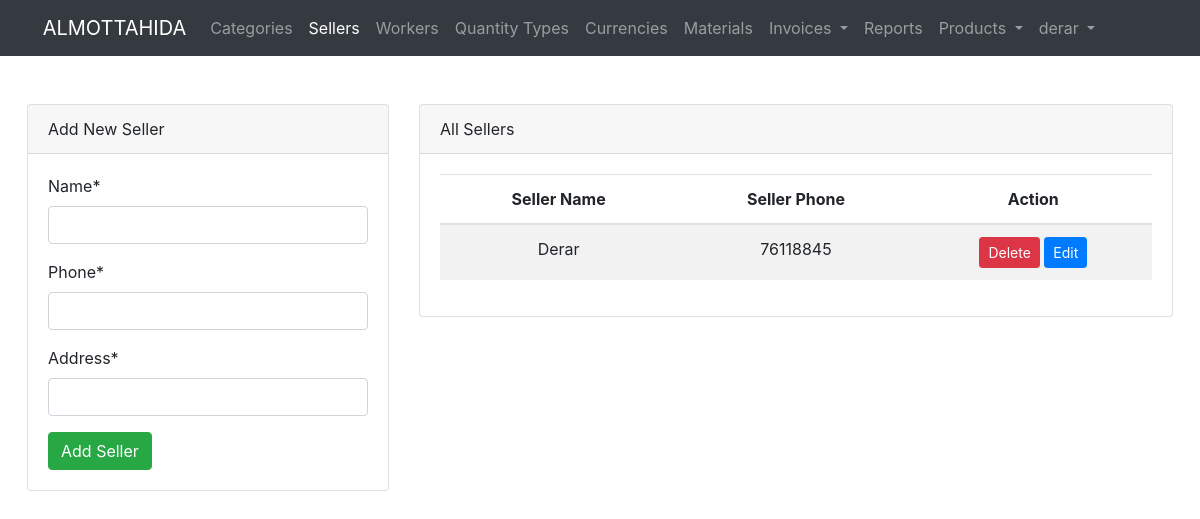
The page /seller/ (signed in) on the database as committed earlier.
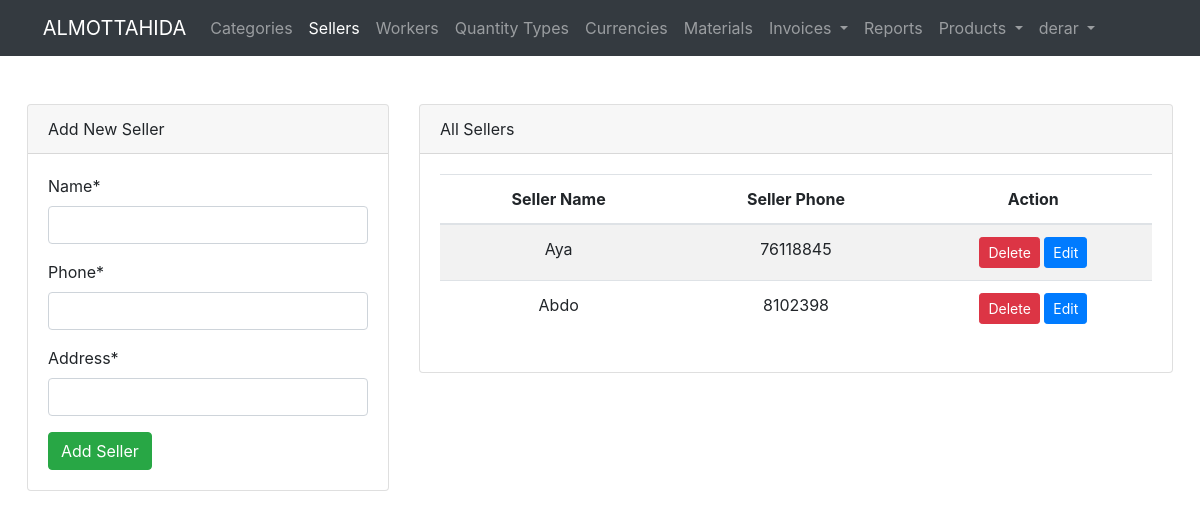
The same page on the database as committed later.
### product/models.py (models this page shows, shortened)
class Seller(models.Model):
    name = models.CharField(max_length=30, unique=True)
    phone = models.CharField(max_length=300, null=True, unique=True, blank=False)
    address = models.CharField(max_length=300, null=True, blank=False)

### product/views.py (the view)
# urls.py: path("seller/", views.all_sellers, name='seller.all'),
@login_required(login_url=LOGIN_URL)
def all_sellers(request):
    if request.method == 'POST':
        method = request.POST.get("method").lower()
        if method == "post":
            form = SellerForm(request.POST)
            if form.is_valid():
                form.save()
                messages.add_message(request, messages.SUCCESS, 'Seller added successfully.')
                return redirect("seller.all")
        elif method == "delete":
            seller_id = request.POST.get("seller_id")
            Seller.objects.get(pk=seller_id).delete()
            messages.add_message(request, messages.WARNING, 'Seller deleted successfully.')
            return redirect("seller.all")
        elif method == "put":
            seller_id = request.POST.get("seller_id")
            seller_name = request.POST.get("name")
            seller_phone = request.POST.get("phone")
            seller_address = request.POST.get("address")
            seller_exists = Seller.objects.filter(name=seller_name).exclude(pk=seller_id)
            if not seller_exists:
                seller = Seller.objects.get(pk=seller_id)
                seller.name = seller_name
                seller.phone = seller_phone
                seller.address = seller_address
                seller.save()
                messages.add_message(request, messages.SUCCESS, 'Seller updated successfully.')
            else:
                messages.add_message(request, messages.WARNING, 'Seller data exists')
            return redirect("seller.all")
    else:
        form = SellerForm()
    sellers = Seller.objects.all()
    page = request.GET.get('page', 1)
    paginator = Paginator(sellers, 15)
    try:
        sellers = paginator.page(page)
    except PageNotAnInteger:
        sellers = paginator.page(1)
    except EmptyPage:
        sellers = paginator.page(paginator.num_pages)
    return render(request, 'seller/all.html', {'sellers': sellers, "form": form})

### product/forms.py
class SellerForm(ModelForm):
    class Meta:
        model = Seller
        fields = "__all__"

### templates/seller/all.html (shortened to what this page needs)
{% extends "base.html" %}
{% load crispy_forms_tags %}
{% block content %}
    <div class="row">
        <div class="col-12 col-md-4 mb-4">
            <div class="card">
                <div class="card-header">
                    Add New Seller
                </div>
                <div class="card-body">
                    <form method="post" action="{% url 'seller.all' %}">
                        {{ form|crispy }}
                        <button type="submit" class="btn btn-success">Add Seller</button>
                    </form>
                </div>
            </div>
        </div>
        <div class="col-12 col-md-8 ">
            <div class="card">
                <div class="card-header">
                    All Sellers
                </div>
                <div class="card-body">
                    <table class="table table-responsive-md table-striped">
                        <thead>
                        <tr>
                            <th>Seller Name</th>
                            <th>Seller Phone</th>
                            <th>Action</th>
                        </tr>
                        </thead>
                        <tbody>
                        {% for seller in sellers %}
                            <tr>
                                <td>{{ seller.name }}</td>
                                <td>{{ seller.phone }}</td>
                                <td>
                                    <button type="button" class="btn btn-danger btn-sm delete-btn" data-toggle="modal"
                                            data-target="#deleteModal" data-id="{{ seller.id }}">
                                        Delete
                                    </button>
                                    <button type="button" class="btn btn-primary btn-sm edit-btn" data-toggle="modal"
                                            data-target="#updateModal" data-id="{{ seller.id }}"
                                            data-phone="{{ seller.phone }}" data-name="{{ seller.name }}">
                                        Edit
                                    </button>
                                </td>
                            </tr>
                        {% endfor %}
                        </tbody>
                    </table>
                </div>
            </div>
        </div>
    </div>
{% endblock %}

### templates/base.html (shortened to what this page needs)
<!doctype html>
<html lang="en">
<head>
    <link rel="stylesheet" href="https://stackpath.bootstrapcdn.com/bootstrap/4.1.3/css/bootstrap.min.css">
    <link href="https://cdn.jsdelivr.net/npm/vuetify@2.x/dist/vuetify.min.css" rel="stylesheet">
    <link href="https://cdn.jsdelivr.net/npm/@mdi/font@4.x/css/materialdesignicons.min.css" rel="stylesheet">
    <link rel="stylesheet"
          href="https://cdnjs.cloudflare.com/ajax/libs/bootstrap-datepicker/1.9.0/css/bootstrap-datepicker.min.css"/>
</head>
<body>
<nav class="navbar navbar-expand-lg navbar-dark bg-dark">
    <div class="container">
        <a class="navbar-brand" href="/">ALMOTTAHIDA</a>
        <div class="collapse navbar-collapse" id="navbarSupportedContent">
            <ul class="navbar-nav">
                {% if user.is_authenticated %}
                    <li class="nav-item">
                        <a class="nav-link {% if request.resolver_match.view_name == 'category.all' %}active{% endif %}"
                           href="{% url 'category.all' %}">Categories</a>
                    </li>
                    <li class="nav-item">
                        <a class="nav-link {% if request.resolver_match.view_name == 'seller.all' %}active{% endif %}"
                           href="{% url 'seller.all' %}">Sellers</a>
                    </li>
                     <li class="nav-item">
                        <a class="nav-link {% if request.resolver_match.view_name == 'workers.all' %}active{% endif %}"
                           href="{% url 'worker.all' %}">Workers</a>
                    </li>
                    <li class="nav-item">
                        <a class="nav-link {% if request.resolver_match.view_name == 'quantity_type.all' %}active{% endif %}"
                           href="{% url 'quantity_type.all' %}">Quantity Types</a>
                    </li>
                    <li class="nav-item">
                        <a class="nav-link {% if request.resolver_match.view_name == 'currency.all' %}active{% endif %}"
                           href="{% url 'currency.all' %}">Currencies</a>
                    </li>
                    <li class="nav-item">
                        <a class="nav-link {% if request.resolver_match.view_name == 'material.all' %}active{% endif %}"
                           href="{% url 'material.all' %}">Materials</a>
                    </li>
                    <li class="nav-item dropdown">
                        <a class="nav-link dropdown-toggle {% if "invoice" in request.resolver_match.view_name %}active{% endif %}"
                           href="#" id="navbarDropdown" role="button"
                           data-toggle="dropdown" aria-haspopup="true" aria-expanded="false">
                            Invoices
                        </a>
                    </li>
                    <li class="nav-item">
                        <a class="nav-link" href="#">Reports</a>
                    </li>
                    <li class="nav-item dropdown">
                        <a class="nav-link dropdown-toggle {% if "product" in request.resolver_match.view_name %}active{% endif %}"
                           href="#" id="navbarDropdown" role="button"
                           data-toggle="dropdown" aria-haspopup="true" aria-expanded="false">
                            Products
                        </a>
                    </li>
                    <li class="nav-item dropdown">
                        <a class="nav-link dropdown-toggle" href="#" id="navbarDropdown" role="button"
                           data-toggle="dropdown" aria-haspopup="true" aria-expanded="false">
                            {{ user.username }}
                        </a>
                    </li>
                {% endif %}
            </ul>
        </div>
    </div>
</nav>
<div class="container pt-5">
    {% block content %}
    {% endblock %}
</div>
</body>
</html>

### templates/base.html (style rules this page uses)
.container { width: 98%; max-width: 1440px; }
td, th { min-width: 200px; text-align: center; }

Rows that differ between the two databases and show on the page:
changed Seller: name "Derar" → "Aya"
added Seller: name "Abdo", phone "8102398"
